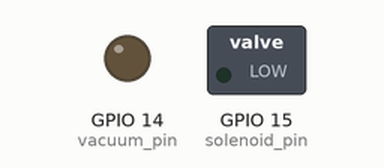
Bench run of a program on a simulated Raspberry Pi (BCM pin numbers). Shown: switched loads named in the program (green lamp = pin HIGH), output pins drawn as LEDs (lit = HIGH). At 6.1 s the program stops and its outputs stay as they are.

Above: at 0.1 s.
At 1.1 s:
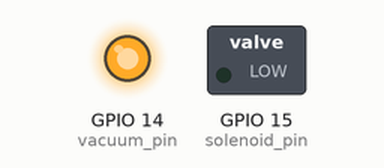
At 6.05 s:
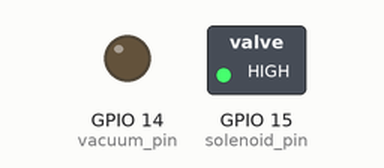
Timing chart, 0 to 7.6 s (numbered marks = the images above):
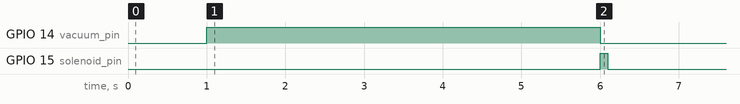

The program:

arm_vertical_copy_3.py
```python
import RPi.GPIO as GPIO
import time
from adafruit_servokit import ServoKit

vacuum_pin = 14
solenoid_pin = 15
limit_pin = 4
pin1 = 11
pin2 = 10
pin3 = 9
pin4 = 8

GPIO.setmode(GPIO.BCM)
GPIO.setup(vacuum_pin,GPIO.OUT)
GPIO.setup(solenoid_pin,GPIO.OUT)
GPIO.setup(limit_pin, GPIO.IN, pull_up_down=GPIO.PUD_UP)

GPIO.output(vacuum_pin, GPIO.LOW)
GPIO.output(solenoid_pin, GPIO.LOW)

kit = ServoKit(channels=16,frequency=50)

time.sleep(1)
#kit.servo[pin4].angle = 100
'''
kit.servo[pin1].angle = 170
kit.servo[pin2].angle = 110
kit.servo[pin3].angle = 100
kit.servo[pin4].angle = 90
'''
GPIO.output(vacuum_pin, GPIO.HIGH)
time.sleep(5)
GPIO.output(solenoid_pin, GPIO.HIGH)
GPIO.output(vacuum_pin, GPIO.LOW)
time.sleep(0.1)
GPIO.output(solenoid_pin, GPIO.LOW)

GPIO.cleanup()
```

Measured:
- by itself, GPIO 14 (vacuum_pin): LOW → HIGH at 1.0 s, → LOW 5.0 s later
- by itself, GPIO 15 (solenoid_pin): LOW → HIGH at 6.0 s, → LOW 0.10 s later
